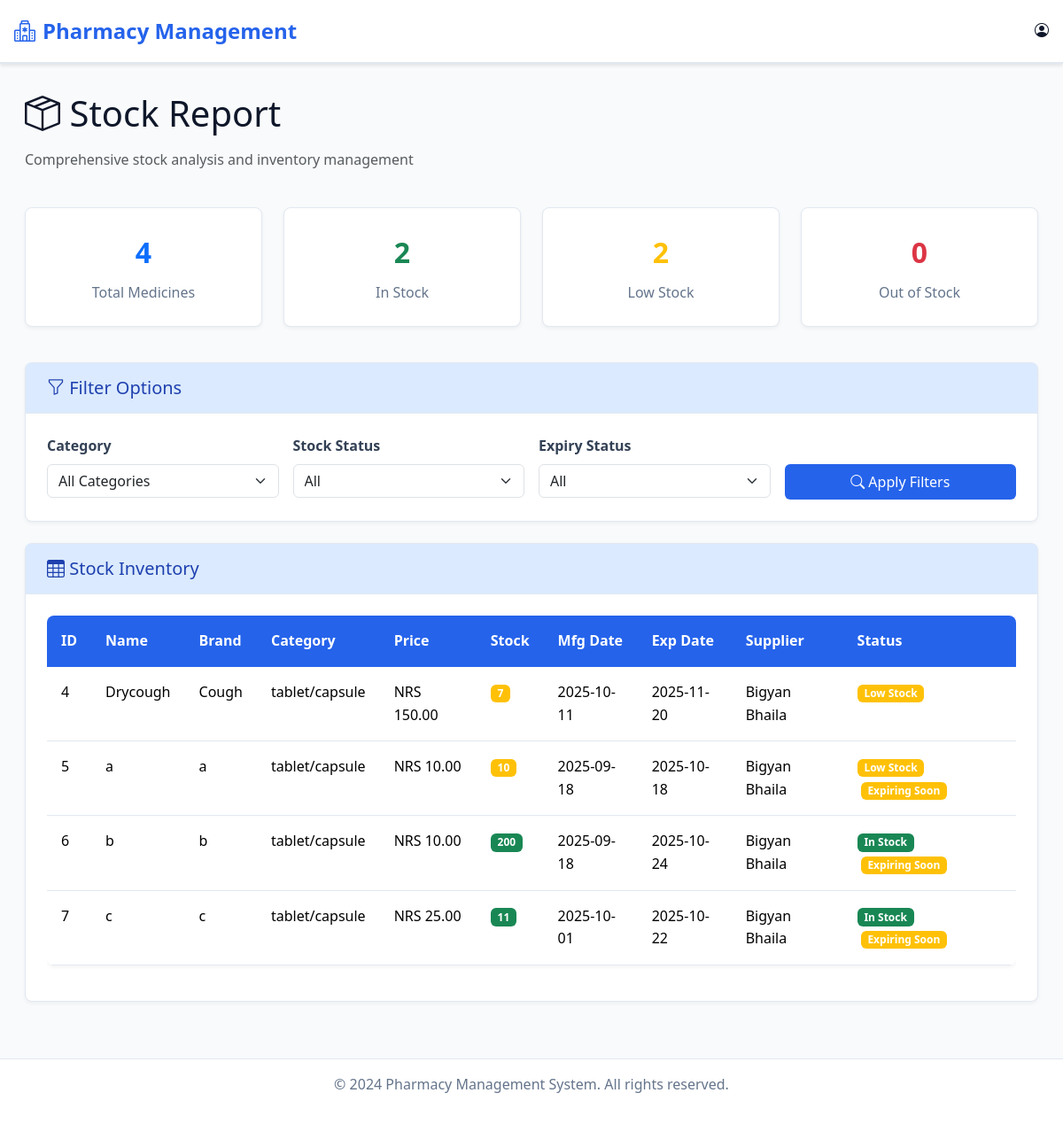
The page /stock/stock_report/ on the database as committed earlier.
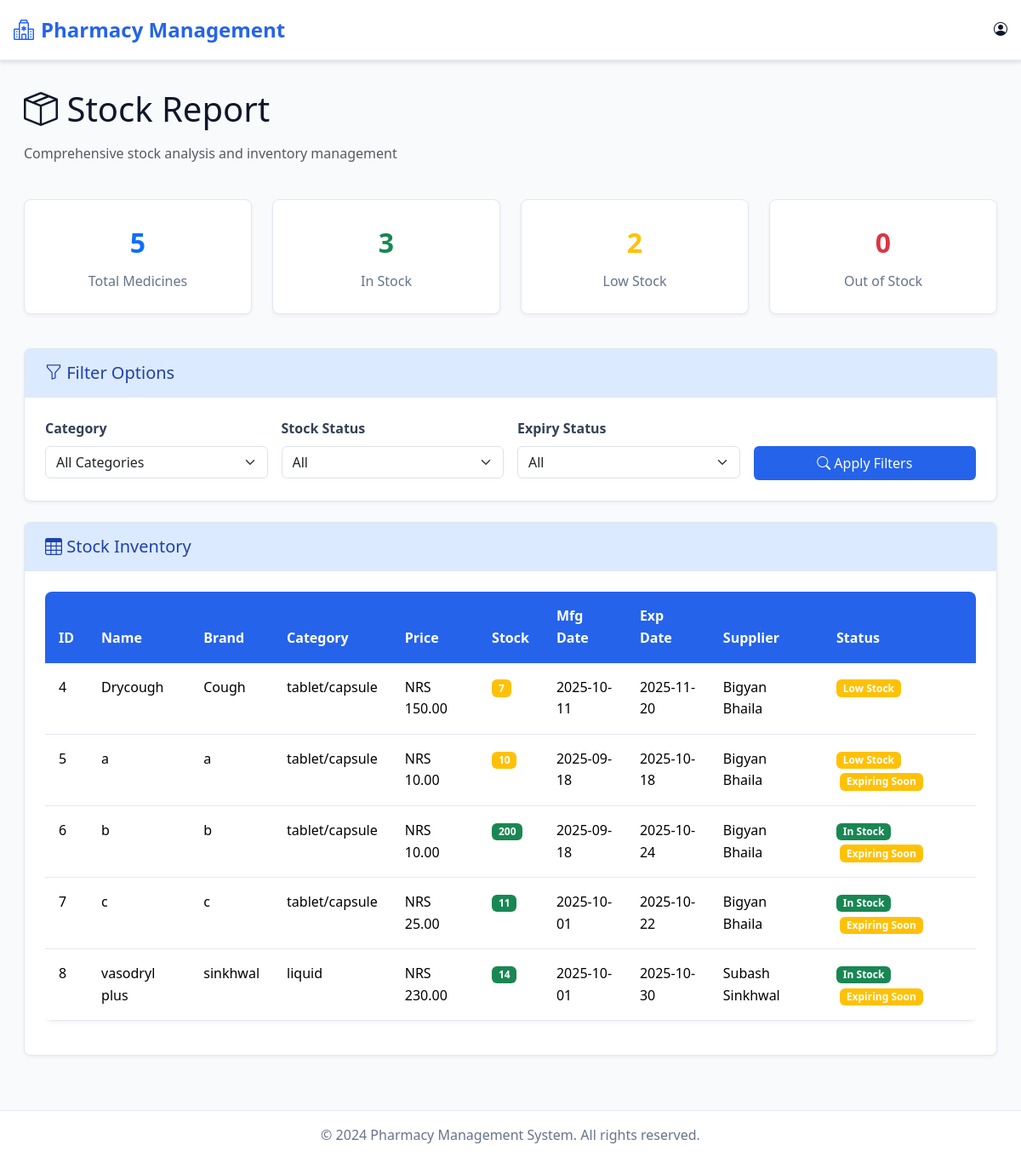
The same page on the database as committed later.
### medicine/models.py (models this page shows, shortened)
class Medicine(models.Model):
    medicine_id = models.AutoField(primary_key=True)   # custom PK
    name = models.CharField(max_length=100)
    brand_name = models.CharField(max_length=100)
    CATEGORY_CHOICES = [
        ("tablet/capsule", "Tablet/Capsule"),
        ("liquid", "Liquid"),
        ("patch", "Patch"),
        ("cream", "Topical Cream"),
    ]
    category = models.CharField(max_length=20, choices=CATEGORY_CHOICES, default="tablet/capsule")
    mfg_date = models.DateField()
    exp_date = models.DateField()
    price = models.DecimalField(max_digits=10, decimal_places=2)
    stock_qty = models.PositiveIntegerField(default=0)
    supplier = models.ForeignKey(Supplier, on_delete=models.CASCADE, related_name="medicines")

### supplier/models.py (models this page shows, shortened)
class Supplier(models.Model):
    id = models.AutoField(primary_key=True)   # auto increment id
    name = models.CharField(max_length=100)
    contact = models.CharField(max_length=20)
    address = models.TextField()

### pharmacy/views.py (the view)
# urls.py: path('stock/stock_report/', views.stock_report, name='stock_report'),
def stock_report(request):
    from datetime import timedelta
    medicines = Medicine.objects.all()
    today = date.today()
    expiring_soon_date = today + timedelta(days=30)
    total_medicines = medicines.count()
    in_stock = medicines.filter(stock_qty__gt=10).count()
    low_stock = medicines.filter(stock_qty__lte=10, stock_qty__gt=0).count()
    out_of_stock = medicines.filter(stock_qty__lte=0).count()
    return render(request, 'admin/stock/stock_report.html', {
        "medicines": medicines,
        "today": today,
        "expiring_soon_date": expiring_soon_date,
        "total_medicines": total_medicines,
        "in_stock": in_stock,
        "low_stock": low_stock,
        "out_of_stock": out_of_stock,
    })

### templates/admin/stock/stock_report.html (shortened to what the changed rows need)
{% extends "admin/base.html" %}
{% block content %}
<div class="container-fluid">
    <div class="row mb-4">
        <div class="col-12">
            <h1 class="mb-3">
                <i class="bi bi-box-seam"></i> Stock Report
            </h1>
        </div>
    </div>
    <div class="row mb-4">
        <div class="col-lg-3 col-md-6 mb-3">
            <div class="stat-card">
                <div class="stat-number text-primary">{{ total_medicines }}</div>
                <div class="stat-label">Total Medicines</div>
            </div>
        </div>
        <div class="col-lg-3 col-md-6 mb-3">
            <div class="stat-card">
                <div class="stat-number text-success">{{ in_stock }}</div>
                <div class="stat-label">In Stock</div>
            </div>
        </div>
    </div>
    <div class="row">
        <div class="col-12">
            <div class="card">
                <div class="card-body">
                    <div class="table-responsive">
                        <table class="table" id="stockTable">
                            <thead>
                                <tr>
                                    <th>ID</th>
                                    <th>Name</th>
                                    <th>Brand</th>
                                    <th>Category</th>
                                    <th>Price</th>
                                    <th>Stock</th>
                                    <th>Mfg Date</th>
                                    <th>Exp Date</th>
                                    <th>Supplier</th>
                                    <th>Status</th>
                                </tr>
                            </thead>
                            <tbody>
                                {% for medicine in medicines %}
                                <tr>
                                    <td>{{ medicine.medicine_id }}</td>
                                    <td>{{ medicine.name }}</td>
                                    <td>{{ medicine.brand_name }}</td>
                                    <td>{{ medicine.category }}</td>
                                    <td>NRS {{ medicine.price|floatformat:2 }}</td>
                                    <td>
                                        <span class="badge {% if medicine.stock_qty <= 0 %}bg-danger{% elif medicine.stock_qty <= 10 %}bg-warning{% else %}bg-success{% endif %}">
                                            {{ medicine.stock_qty }}
                                        </span>
                                    </td>
                                    <td>{{ medicine.mfg_date|date:"Y-m-d" }}</td>
                                    <td>
                                        <span class="{% if medicine.exp_date < today %}text-danger{% endif %}">
                                            {{ medicine.exp_date|date:"Y-m-d" }}
                                        </span>
                                    </td>
                                    <td>{{ medicine.supplier.name|default:"N/A" }}</td>
                                    <td>
                                        {% if medicine.stock_qty <= 0 %}
                                            <span class="badge bg-danger">Out of Stock</span>
                                        {% elif medicine.stock_qty <= 10 %}
                                            <span class="badge bg-warning">Low Stock</span>
                                        {% else %}
                                            <span class="badge bg-success">In Stock</span>
                                        {% endif %}
                                        {% if medicine.exp_date < today %}
                                            <span class="badge bg-danger ms-1">Expired</span>
                                        {% elif medicine.exp_date <= expiring_soon_date %}
                                            <span class="badge bg-warning ms-1">Expiring Soon</span>
                                        {% endif %}
                                    </td>
                                </tr>
                                {% empty %}
                                <tr>
                                    <td colspan="10" class="text-center text-muted">No medicines found</td>
                                </tr>
                                {% endfor %}
                            </tbody>
                        </table>
                    </div>
                </div>
            </div>
        </div>
    </div>
</div>
<link rel="stylesheet" href="https://cdn.datatables.net/1.13.6/css/dataTables.bootstrap5.min.css">
<link rel="stylesheet" href="https://cdn.datatables.net/buttons/2.4.1/css/buttons.bootstrap5.min.css">
{% endblock %}

Rows that differ between the two databases and show on the page:
added Medicine: medicine_id "8", name "vasodryl plus", brand_name "sinkhwal", category "liquid", price "230.00", stock_qty "14", mfg_date "2025-10-01", exp_date "2025-10-30", supplier.name "Subash Sinkhwal", shows "In Stock", shows "Expiring Soon"
Other text that changed with them:
{{ total_medicines }}: "4" → "5"
{{ in_stock }}: "2" → "3"
